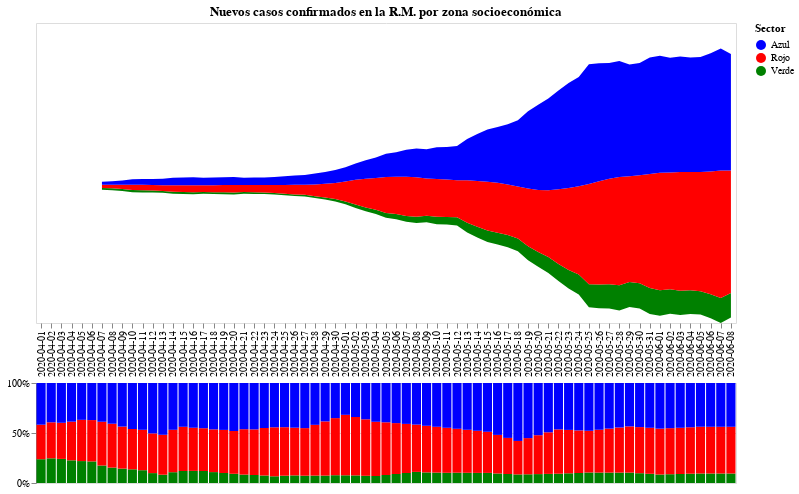

Here is the notebook cell this chart was saved with:
### Code cell
#hide_input

domain = ["Azul", "Rojo", "Verde"]
range_ = ["blue", "red", "green"]

chart1 = alt.Chart(data).mark_area().encode(
    x=alt.X("Fecha", axis=alt.Axis(title="", domain=False)),
    y=alt.Y("Casos confirmados", axis=None, stack="center"),
    tooltip = ["Fecha", "Casos confirmados"],
    color = alt.Color("Sector", scale=alt.Scale(domain=domain, range=range_)),
).properties(
    title="Nuevos casos confirmados en la R.M. por zona socioeconómica",
    width=700)

chart2 = alt.Chart(data_percentage).mark_bar().encode(
    x=alt.X("Fecha", axis=alt.Axis(title="", domain=False, ticks=False, labels=False)),
    y=alt.Y("Porcentaje", axis=alt.Axis(title="", format='%'), stack="normalize"),
    tooltip = ["Fecha", "Porcentaje"],
    color = alt.Color("Sector"),
).properties(
    height = 100,
    width=700
)

alt.vconcat(
    chart1,
    chart2
).configure_concat(
    spacing=0
)

### Figure 1 — Vega-Lite specification as saved in the notebook (floating-point values rounded to 4 significant figures; data arrays with more than 128 entries replaced by an {"elided": "..."} marker saying what was removed)
{"config": {"view": {"continuousWidth": 400, "continuousHeight": 300}, "concat": {"spacing": 0}}, "vconcat": [{"data": {"name": "data-b180b101834b28d07af0ec2fbe22e713"}, "mark": "area", "encoding": {"color": {"type": "nominal", "field": "Sector", "scale": {"domain": ["Azul", "Rojo", "Verde"], "range": ["blue", "red", "green"]}}, "tooltip": [{"type": "nominal", "field": "Fecha"}, {"type": "quantitative", "field": "Casos confirmados"}], "x": {"type": "nominal", "axis": {"domain": false, "title": ""}, "field": "Fecha"}, "y": {"type": "quantitative", "axis": null, "field": "Casos confirmados", "stack": "center"}}, "title": "Nuevos casos confirmados en la R.M. por zona socioeconómica", "width": 700}, {"data": {"name": "data-659ddeede4d56961f6fcfb3baa1c3fcc"}, "mark": "bar", "encoding": {"color": {"type": "nominal", "field": "Sector"}, "tooltip": [{"type": "nominal", "field": "Fecha"}, {"type": "quantitative", "field": "Porcentaje"}], "x": {"type": "nominal", "axis": {"domain": false, "labels": false, "ticks": false, "title": ""}, "field": "Fecha"}, "y": {"type": "quantitative", "axis": {"format": "%", "title": ""}, "field": "Porcentaje", "stack": "normalize"}}, "height": 100, "width": 700}], "$schema": "https://vega.github.io/schema/vega-lite/v4.8.1.json", "datasets": {"data-b180b101834b28d07af0ec2fbe22e713": {"elided": "207 records"}, "data-659ddeede4d56961f6fcfb3baa1c3fcc": {"elided": "207 records"}}}
